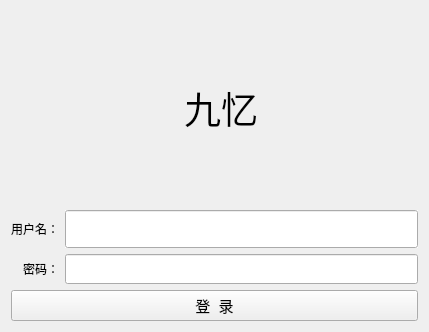
<?xml version="1.0" encoding="UTF-8"?>
<ui version="4.0">
 <class>LoginDialog</class>
 <widget class="QDialog" name="LoginDialog">
  <property name="geometry">
   <rect>
    <x>0</x>
    <y>0</y>
    <width>429</width>
    <height>332</height>
   </rect>
  </property>
  <property name="windowTitle">
   <string>Dialog</string>
  </property>
  <layout class="QGridLayout" name="gridLayout">
   <item row="0" column="0">
    <layout class="QVBoxLayout" name="verticalLayout_2" stretch="0,1,0">
     <item>
      <layout class="QVBoxLayout" name="verticalLayout">
       <item>
        <layout class="QHBoxLayout" name="horizontalLayout" stretch="0,0,0,0">
         <item>
          <spacer name="horizontalSpacer">
           <property name="orientation">
            <enum>Qt::Horizontal</enum>
           </property>
           <property name="sizeHint" stdset="0">
            <size>
             <width>40</width>
             <height>20</height>
            </size>
           </property>
          </spacer>
         </item>
         <item>
          <widget class="QLabel" name="label">
           <property name="sizePolicy">
            <sizepolicy hsizetype="Fixed" vsizetype="Fixed">
             <horstretch>0</horstretch>
             <verstretch>0</verstretch>
            </sizepolicy>
           </property>
           <property name="maximumSize">
            <size>
             <width>100</width>
             <height>100</height>
            </size>
           </property>
           <property name="text">
            <string/>
           </property>
           <property name="pixmap">
            <pixmap resource="../../Resources/Resources.qrc">:/images/logo.png</pixmap>
           </property>
           <property name="scaledContents">
            <bool>true</bool>
           </property>
           <property name="alignment">
            <set>Qt::AlignCenter</set>
           </property>
          </widget>
         </item>
         <item>
          <widget class="QLabel" name="label_2">
           <property name="font">
            <font>
             <family>印品睿圆体</family>
             <pointsize>28</pointsize>
             <weight>50</weight>
             <bold>false</bold>
            </font>
           </property>
           <property name="text">
            <string>九忆</string>
           </property>
           <property name="alignment">
            <set>Qt::AlignCenter</set>
           </property>
          </widget>
         </item>
         <item>
          <spacer name="horizontalSpacer_2">
           <property name="orientation">
            <enum>Qt::Horizontal</enum>
           </property>
           <property name="sizeHint" stdset="0">
            <size>
             <width>40</width>
             <height>20</height>
            </size>
           </property>
          </spacer>
         </item>
        </layout>
       </item>
      </layout>
     </item>
     <item>
      <layout class="QGridLayout" name="gridLayout_2">
       <item row="1" column="1">
        <widget class="QLineEdit" name="passwordEdit">
         <property name="minimumSize">
          <size>
           <width>0</width>
           <height>30</height>
          </size>
         </property>
         <property name="maxLength">
          <number>18</number>
         </property>
         <property name="frame">
          <bool>true</bool>
         </property>
         <property name="echoMode">
          <enum>QLineEdit::Password</enum>
         </property>
         <property name="clearButtonEnabled">
          <bool>false</bool>
         </property>
        </widget>
       </item>
       <item row="1" column="0">
        <widget class="QLabel" name="label_4">
         <property name="text">
          <string>密码：</string>
         </property>
         <property name="alignment">
          <set>Qt::AlignRight|Qt::AlignTrailing|Qt::AlignVCenter</set>
         </property>
        </widget>
       </item>
       <item row="0" column="1">
        <widget class="QLineEdit" name="nameEdit">
         <property name="minimumSize">
          <size>
           <width>0</width>
           <height>30</height>
          </size>
         </property>
         <property name="font">
          <font>
           <family>印品睿圆体</family>
           <pointsize>16</pointsize>
          </font>
         </property>
         <property name="autoFillBackground">
          <bool>true</bool>
         </property>
         <property name="text">
          <string/>
         </property>
         <property name="maxLength">
          <number>18</number>
         </property>
        </widget>
       </item>
       <item row="0" column="0">
        <widget class="QLabel" name="label_3">
         <property name="text">
          <string>用户名：</string>
         </property>
         <property name="alignment">
          <set>Qt::AlignRight|Qt::AlignTrailing|Qt::AlignVCenter</set>
         </property>
        </widget>
       </item>
      </layout>
     </item>
     <item>
      <widget class="QPushButton" name="loginBtn">
       <property name="minimumSize">
        <size>
         <width>0</width>
         <height>30</height>
        </size>
       </property>
       <property name="font">
        <font>
         <pointsize>11</pointsize>
        </font>
       </property>
       <property name="cursor">
        <cursorShape>PointingHandCursor</cursorShape>
       </property>
       <property name="focusPolicy">
        <enum>Qt::NoFocus</enum>
       </property>
       <property name="autoFillBackground">
        <bool>true</bool>
       </property>
       <property name="text">
        <string>登  录</string>
       </property>
       <property name="autoDefault">
        <bool>true</bool>
       </property>
      </widget>
     </item>
    </layout>
   </item>
  </layout>
 </widget>
 <tabstops>
  <tabstop>nameEdit</tabstop>
  <tabstop>passwordEdit</tabstop>
  <tabstop>loginBtn</tabstop>
 </tabstops>
 <resources>
  <include location="../../Resources/Resources.qrc"/>
 </resources>
 <connections/>
</ui>
